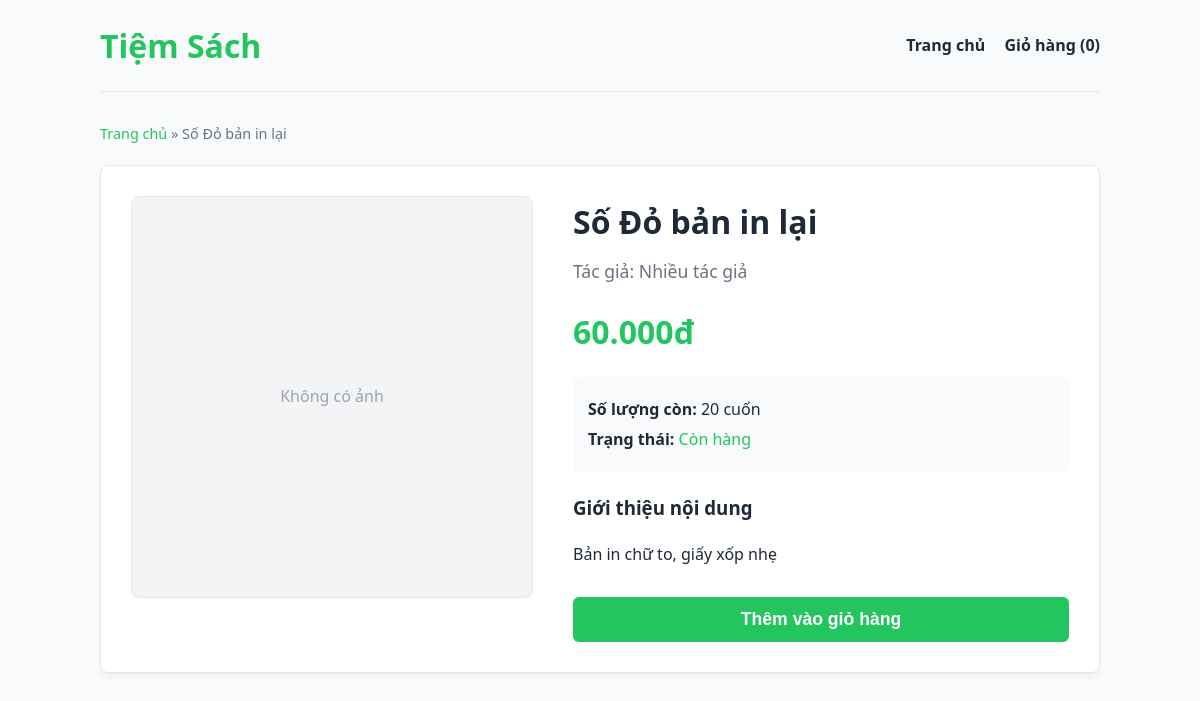
Page /index.php?act=chitiet&id=7 on the committed database.
### tables this page shows
CREATE TABLE IF NOT EXISTS `CH` (
    `id` INT AUTO_INCREMENT PRIMARY KEY,
    `tenSP` VARCHAR(255) NOT NULL,
    `gia` DECIMAL(10, 2) NOT NULL,
    `sl` INT DEFAULT 10,
    `mo_ta` TEXT
);

### controllers/ProductController.php (called while the page is built, shortened)
<?php
require_once './models/sanpham.php';
class ProductController {
    public function detail() {
        $id = isset($_GET['id']) ? (int)$_GET['id'] : 0;
        $model = new Sanpham();
        $sp = $model->getById($id);
        $cartCount = 0;
        require './views/chitiet.php';
    }
}
?>

### models/database.php (called while the page is built, shortened)
<?php
class Database {
    private $host = 'localhost';
    private $user = 'root';
    private $pass = '';
    private $dbname = 'quanly_sach';
    public function __construct() {
        try {
            $this->conn = new PDO("mysql:host={$this->host};dbname={$this->dbname}", $this->user, $this->pass);
        } catch(PDOException $e) {
            die("Kết nối thất bại: " . $e->getMessage());
        }
    }
}
?>

### models/sanpham.php (called while the page is built, shortened)
<?php
require_once 'database.php';
class Sanpham {
    private $db;
    public function __construct() {
        $this->db = new Database();
    }
    public function getById($id) {
        $sql = "SELECT * FROM CH WHERE id = :id";
        $stmt = $this->db->conn->prepare($sql);
        $stmt->bindValue(':id', $id, PDO::PARAM_INT);
        try {
            $stmt->execute();
            return $stmt->fetch(PDO::FETCH_ASSOC);
        } catch (Exception $e) {
            return false;
        }
    }
}
?>

### views/chitiet.php (the view, shortened to what this page needs)
<!DOCTYPE html>
<html lang="vi">
<head>
</head>
<body>
<div class="container">
    <header>
        <a href="index.php" style="text-decoration: none;"><h1>Tiệm Sách</h1></a>
        <div class="header-links">
            <a href="index.php">Trang chủ</a>
            <a href="#">Giỏ hàng (<?= isset($cartCount) ? $cartCount : 0 ?>)</a>
        </div>
    </header>
    <?php if (isset($sp) && !empty($sp)): ?>
        <div class="breadcrumb">
            <a href="index.php">Trang chủ</a> &raquo; <?= htmlspecialchars($sp['tenSP'] ?? '') ?>
        </div>
        <div class="product-detail">
            <?php if(isset($sp['img']) && !empty($sp['img'])): ?>
                <img src="<?= htmlspecialchars($sp['img']) ?>" alt="<?= htmlspecialchars($sp['tenSP'] ?? '') ?>" class="product-image">
            <?php else: ?>
                <div class="product-image" style="display:flex;align-items:center;justify-content:center;background:#f3f4f6;height:400px;color:#9ca3af;">Không có ảnh</div>
            <?php endif; ?>
            <div class="product-info">
                <h1 class="product-title"><?= htmlspecialchars($sp['tenSP'] ?? 'Chưa rõ tên sản phẩm') ?></h1>
                <div class="product-author">Tác giả: <?= htmlspecialchars($sp['tacgia'] ?? 'Nhiều tác giả') ?></div>
                <div class="product-price"><?= number_format($sp['gia'] ?? 0, 0, ',', '.') ?>đ</div>
                <div class="product-meta">
                    <p><strong>Số lượng còn:</strong> <?= htmlspecialchars($sp['sl'] ?? 0) ?> cuốn</p>
                    <p><strong>Trạng thái:</strong> <?= ($sp['sl'] ?? 0) > 0 ? '<span style="color:var(--primary);">Còn hàng</span>' : '<span style="color:red;">Hết hàng</span>' ?></p>
                </div>
                <div class="product-desc">
                    <h3>Giới thiệu nội dung</h3>
                    <p><?= nl2br(htmlspecialchars($sp['mo_ta'] ?? 'Chưa có thông tin mô tả chi tiết cho sản phẩm này.')) ?></p>
                </div>
                <form action="index.php?act=add_cart" method="POST">
                    <button type="submit">Thêm vào giỏ hàng</button>
                </form>
            </div>
        </div>
    <?php endif; ?>
</div>
</body>
</html>

### views/chitiet.php (style rules this page uses)
:root { --primary: #22c55e; --primary-hover: #16a34a; --bg: #f9fafb; --text: #1f2937; --text-light: #6b7280; --card-bg: #ffffff; --border: #e5e7eb; }
body { font-family: system-ui, -apple-system, sans-serif; background-color: var(--bg); color: var(--text); margin: 0; padding: 0; line-height: 1.6; }
.container { max-width: 1000px; margin: 0 auto; padding: 20px; }
header { display: flex; justify-content: space-between; align-items: center; padding-bottom: 20px; border-bottom: 1px solid var(--border); margin-bottom: 30px; }
header h1 { margin: 0; color: var(--primary); }
.header-links a { text-decoration: none; color: var(--text); font-weight: bold; margin-left: 15px; }
.breadcrumb { margin-bottom: 20px; font-size: 0.9rem; color: var(--text-light); }
.breadcrumb a { color: var(--primary); text-decoration: none; }
.product-detail { display: flex; gap: 40px; background: var(--card-bg); padding: 30px; border-radius: 8px; border: 1px solid var(--border); box-shadow: 0 4px 6px -1px rgba(0,0,0,0.05); }
.product-image { flex: 1; max-width: 400px; border-radius: 8px; object-fit: cover; border: 1px solid var(--border); }
.product-info { flex: 1; }
.product-title { font-size: 2rem; margin: 0 0 10px 0; }
.product-author { font-size: 1.1rem; color: var(--text-light); margin-bottom: 20px; }
.product-price { font-size: 2rem; font-weight: bold; color: var(--primary); margin-bottom: 20px; }
.product-meta { margin-bottom: 20px; padding: 15px; background: var(--bg); border-radius: 6px; }
.product-meta p { margin: 5px 0; }
.product-desc { margin-bottom: 30px; }
.product-desc h3 { margin-top: 0; }
button { padding: 12px 24px; background-color: var(--primary); color: white; border: none; border-radius: 6px; cursor: pointer; font-size: 1.1rem; font-weight: bold; transition: background 0.2s; width: 100%; }

### rows in the picture
ch: tenSP "Số Đỏ bản in lại", gia "60.000", sl "20", mo_ta "Bản in chữ to, giấy xốp nhẹ"

### other values in the picture
$cartCount "0"
$sp['tacgia'] "Nhiều tác giả"
